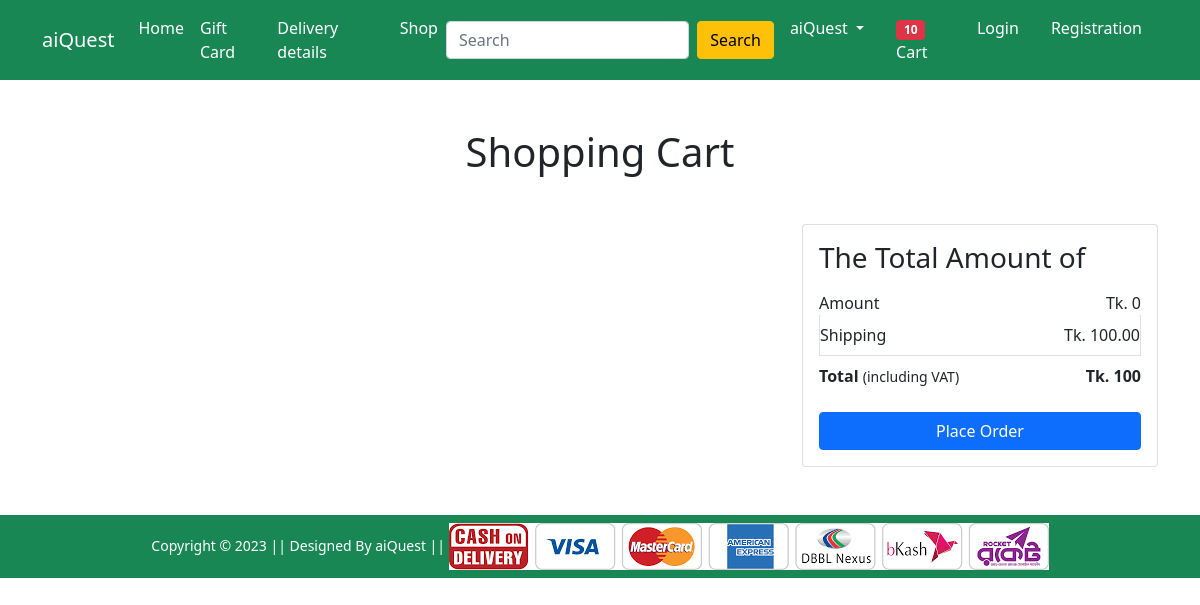
The page /show-cart (signed in) on the database as committed earlier.
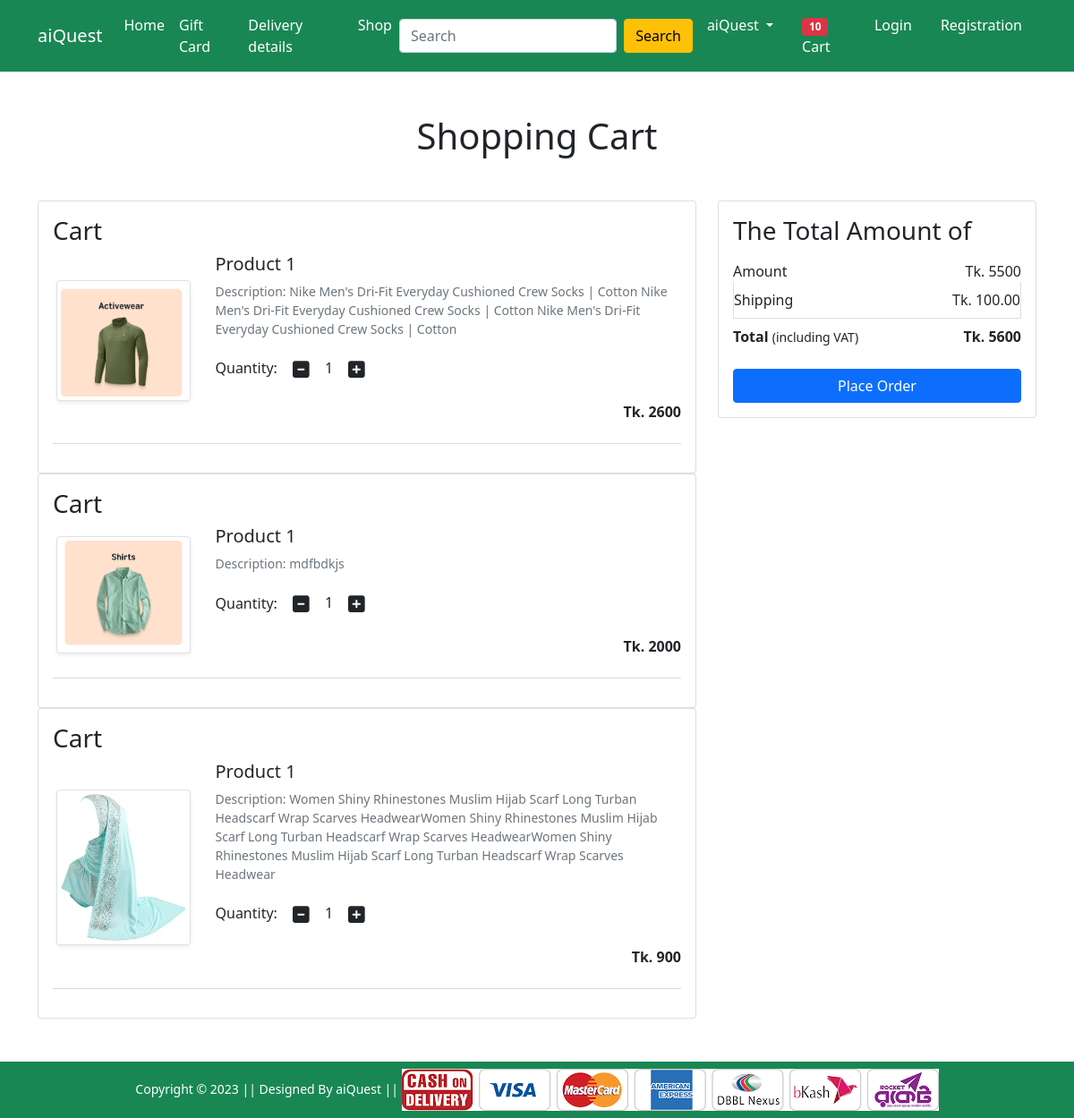
The same page on the database as committed later.
### Shop/models.py (models this page shows, shortened)
class Cart_model(models.Model):
    quantity = models.IntegerField(null=True, blank=True , default=1)
    user = models.ForeignKey(User, on_delete=models.CASCADE)
    products = models.ForeignKey(product_model, on_delete=models.CASCADE)

class product_model(models.Model):
    title = models.CharField(max_length=50)
    description = models.TextField()
    price = models.DecimalField(max_digits=10, decimal_places=2)
    image = models.ImageField(upload_to='products/')
    quantity = models.IntegerField()
    created_at = models.DateTimeField(auto_now_add=True)
    updated_at = models.DateTimeField(auto_now=True)
    decounted_price = models.IntegerField()
    brand = models.CharField(max_length=20)
    category = models.CharField(max_length=20 , choices=catagory_choice)

### Shop/views.py (the view)
# urls.py: path('show-cart', views.show_cart, name='show-cart'),
def show_cart(request):
  cart = Cart_model.objects.filter(user=request.user)
  if request.user.is_authenticated:
    p = [p for p in Cart_model.objects.all() if p.user == request.user]
    print(p)
    amount = 0
    for p in p:
      amount += p.products.decounted_price * p.products.quantity
    total_amount = amount + 100
    print(total_amount, amount)
  return render(request, 'Shop/addtocart.html', {'cart': cart , 'amount': amount, 'total_amount': total_amount})

### Shop/templates/Shop/addtocart.html (shortened to what this page needs)
{% extends 'Shop/base.html' %}
{% load static %}
{% block main-content %}
<div class="container my-5">
    <div class="row">
        <h1 class="text-center mb-5">Shopping Cart</h1>
        <div class="col-sm-8">
        {% for i in cart%}
            <div class="card">
                <div class="card-body">
                    <h3>Cart</h3>
                    <div class="row">
                        <div class="col-sm-3 text-center align-self-center"><img
                                src="{{i.products.image.url}}" alt="" srcset=""
                                class="img-fluid img-thumbnail shadow-sm" height="150" width="150"> </div>
                        <div class="col-sm-9">
                            <div>
                                <h5>Product 1</h5>
                                <p class="mb-2 text-muted small">Description: {{i.products.description}}</p>
                                <div class="my-3">
                                    <label for="quantity">Quantity:</label>
                                    <a class="minus-cart  btn" pid="{{i.products.id}}"><i class="fas fa-minus-square fa-lg"></i></a>
                                    <span id="quantity">{{i.products.quantity}}</span>
                                    <a class="plus-cart btn" pid="{{i.products.id}}"><i class="fas fa-plus-square fa-lg"></i></a>
                                </div>
                                <div class="d-flex justify-content-between">
                                    <a  pid="{{i.products.id}}"  class="btn btn-sm text-white mr-3">Remove item </a>
                                    <p class="mb-0"><span><strong>Tk. {{i.products.decounted_price}}</strong></span></p>
                                </div>
                            </div>
                        </div>
                    </div>
                    <hr class="text-muted">
                </div>
            </div>
        {%endfor%}
        </div>
        <div class="col-sm-4">
            <div class="card">
                <div class="card-body">
                    <h3>The Total Amount of</h3>
                    <ul class="list-group">
                        <li
                            class="list-group-item d-flex justify-content-between align-items-center border-0 px-0 pb-0">
                            Amount<span>Tk. <span id = 'amount'>{{amount}} </span></span></li>
                        <li class="list-group-item d-flex justify-content-between align-items-center px-0">
                            Shipping<span>Tk. 100.00</span></li>
                        <li
                            class="list-group-item d-flex justify-content-between align-items-center border-0 px-0 mb-3">
                            <div>
                                <strong>Total</strong> <small>(including VAT)</small>
                            </div>
                            <span><strong>Tk. <span id = 'totalamount'>{{total_amount}} </span> </strong></span>
                        </li>
                    </ul>
                    <div class="d-grid"><a href="{% url 'checkout' %}" class="btn btn-primary">Place Order</a></div>
                </div>
            </div>
        </div>
    </div>
</div>
{% endblock main-content %}

### Shop/templates/Shop/base.html (shortened to what this page needs)
<!doctype html>
{% load static %}
<html lang="en">
<head>
    <link href="https://cdn.jsdelivr.net/npm/bootstrap@5.0.0-beta1/dist/css/bootstrap.min.css" rel="stylesheet"
>
    <link rel="stylesheet" href="{% static 'Shop/css/owl.carousel.min.css' %}">
    <link rel="stylesheet" href="{% static 'Shop/css/all.min.css' %}">
    <link rel="stylesheet" href="{% static 'Shop/css/style.css' %}">
    <link rel="stylesheet" href="{% static 'Shop/css/style1.css' %}">
</head>
<body>
    <nav class="navbar navbar-expand-lg navbar-dark bg-success">
        <div class="container">
            <a class="navbar-brand" href="/">aiQuest</a>
            <div class="collapse navbar-collapse" id="navbarSupportedContent">
                <ul class="navbar-nav me-auto mb-2 mb-lg-0">
                    <li class="nav-item">
                        <a class="nav-link active" aria-current="page" href="/">Home</a>
                    </li>
                    <li class="nav-item">
                        <a class="nav-link active" aria-current="page" href="#">Gift Card</a>
                    </li>
                    <li class="nav-item">
                        <a class="nav-link active" aria-current="page" href="#">Delivery details</a>
                    </li>
                    <li class="nav-item">
                        <a class="nav-link active" aria-current="page" href="{%url 'shop'%}">Shop</a>
                    </li>
                </ul>
                <form class="d-flex">
                    <input class="form-control me-2" type="search" placeholder="Search" aria-label="Search">
                    <button class="btn btn-warning" type="submit">Search</button>
                </form>
                <div>
                    <ul class="navbar-nav me-auto mb-2 mb-lg-0">
                        <li class="nav-item dropdown mx-2">
                            <a class="nav-link dropdown-toggle text-white" href="#" id="profileDropdown" role="button"
                                data-bs-toggle="dropdown" aria-expanded="false">
                                aiQuest
                            </a>
                        </li>
                        <li class="nav-item mx-2">
                            <a href="{% url 'add-to-cart' %}" class="nav-link text-white"><span
                                    class="badge bg-danger">10</span> Cart </a>
                        </li>
                        <li class="nav-item mx-2">
                            <a href="{% url 'login' %}" class="nav-link text-white">Login</a>
                        </li>
                        <li class="nav-item mx-2">
                            <a href="{% url 'customerregistration' %}" class="nav-link text-white">Registration</a>
                        </li>
                    </ul>
                </div>
            </div>
        </div>
    </nav>
    {% block main-content %} {% endblock main-content %}
    <footer class="container-fluid bg-success text-center p-2 mt-5">
        <small class="text-white">Copyright &copy; 2023 || Designed By aiQuest || </small>
        <img src="{% static 'Shop/images/paymentlogo.png' %}" alt="" srcset="" class="img-fluid" height="2px">
    </footer>
</body>
</html>

Rows that differ between the two databases and show on the page:
added Cart_model: products.image (picture), products.description "Nike Men's Dri-Fit Everyday Cushioned Crew Socks | Cotton Nike Men's Dri-Fit Everyday Cushioned Crew Socks | Cotton Nike Men's Dri-Fit Everyday Cushioned Crew Socks | Cotton", products.quantity "1", products.decounted_price "2600"
added Cart_model: products.image (picture), products.description "mdfbdkjs", products.quantity "1", products.decounted_price "2000"
added Cart_model: products.image (picture), products.description "Women Shiny Rhinestones Muslim Hijab Scarf Long Turban Headscarf Wrap Scarves HeadwearWomen Shiny Rhinestones Muslim Hijab Scarf Long Turban Headscarf Wrap Scarves HeadwearWomen Shiny Rhinestones Muslim Hijab Scarf Long Turban Headscarf Wrap Scarves Headwear", products.quantity "1", products.decounted_price "900"
Other text that changed with them:
{{ amount }}: "0" → "5500"
{{ total_amount }}: "100" → "5600"
